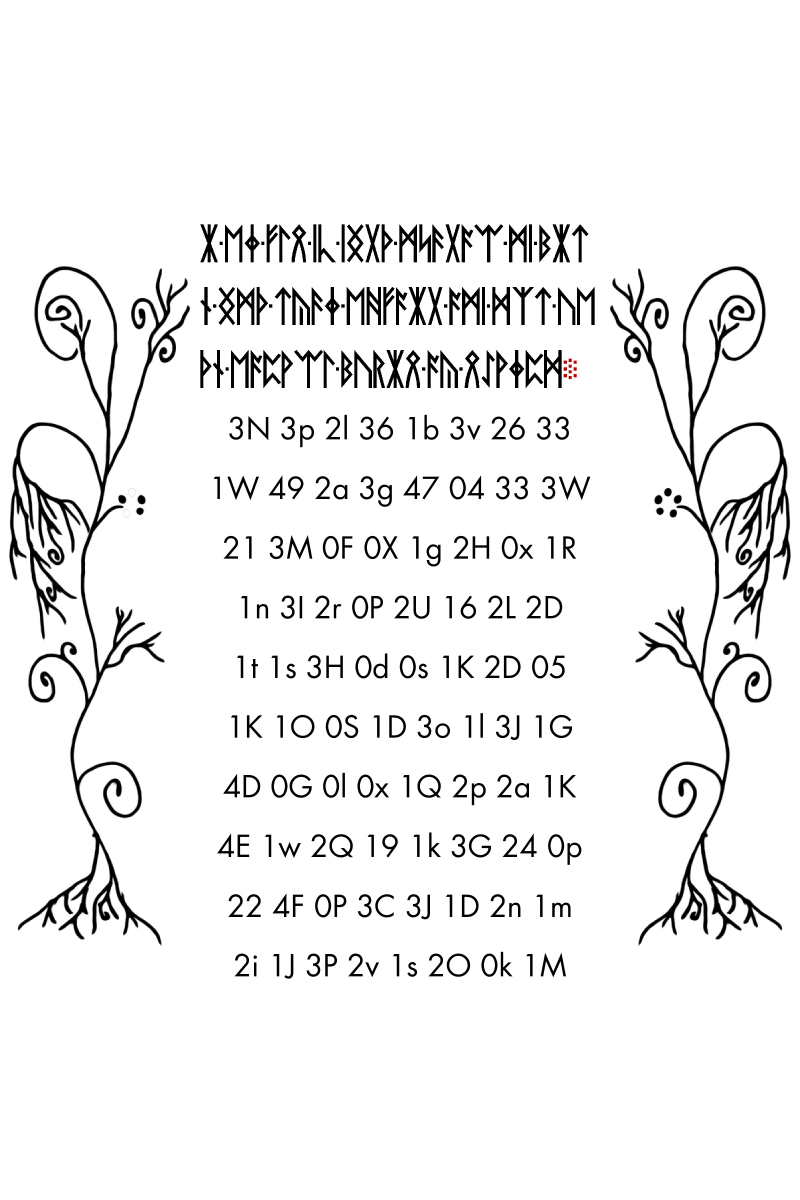
#> input picture 01-first/49.jpg, 2400 x 3600 px, found by its file name (shown at 1/3 size)
$ python lp2_marker_template_source_sft.py
#> lines starting #> are read from the running program, lines starting #| are printed output that depends on the picture
#!/usr/bin/env python3
"""Test whether p32's 5+8 red-dot geometry is generic LP2 punctuation.

Read original 2400x3600 JPEGs. Source-coordinate crops are frozen.
Requires Pillow and NumPy; no OCR, derived masks, or ink annotations.
"""
from __future__ import annotations

import json
from collections import deque
from pathlib import Path

import numpy as np
from PIL import Image

ROOT = Path(__file__).resolve().parents[1]
JPGS = ROOT / "resources" / "liber-primus"
# (x0, x1, y0, y1), in original JPEG pixel coordinates
REGIONS = {
    "p32_red_dot": ("49.jpg", (923, 974, 1625, 1720)),
    "p53_red_dot": ("70.jpg", (818, 865, 2260, 2355)),
    "p56_title_dot": ("73.jpg", (959, 1007, 682, 778)),
    "p56_body_dot": ("73.jpg", (1552, 1603, 2087, 2185)),
}


def components(filename: str, crop: tuple[int, int, int, int]) -> list[tuple[float, float]]:
#> called with filename = '49.jpg', crop = (923, 974, 1625, 1720)
    x0, x1, y0, y1 = crop
    rgb = np.asarray(Image.open(JPGS / filename).convert("RGB").crop((x0, y0, x1, y1)), dtype=np.int16)
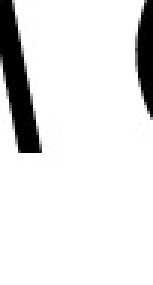
#> rgb: shape (95, 51, 3) int16 (shown 3 times larger); min 0, max 255, mean 227.4
    red = ((rgb[:, :, 0] > 130) & (rgb[:, :, 1] < 100)
           & (rgb[:, :, 2] < 100) & ((rgb[:, :, 0] - rgb[:, :, 1]) > 50))
#> red: shape (95, 51) bool; every value is 0
    yy, xx = np.where(red)
#> yy = empty array; xx = empty array
    remaining = set(zip(xx.tolist(), yy.tolist()))
#> remaining = 0 items
    out = []
    while remaining:
        seed = remaining.pop()
        queue, points = deque([seed]), [seed]
        while queue:
            x, y = queue.popleft()
            for dx in (-1, 0, 1):
                for dy in (-1, 0, 1):
                    candidate = (x + dx, y + dy)
                    if (dx or dy) and candidate in remaining:
                        remaining.remove(candidate)
                        queue.append(candidate)
                        points.append(candidate)
        out.append((sum(x for x, _ in points) / len(points),
                    sum(y for _, y in points) / len(points)))
#> this loop made 0 passes
#> after the loop, out = []
#> (the run stopped early here; a loop or call above may not have finished)

$ run again, with 01-first/50.jpg copied over 01-first/49.jpg
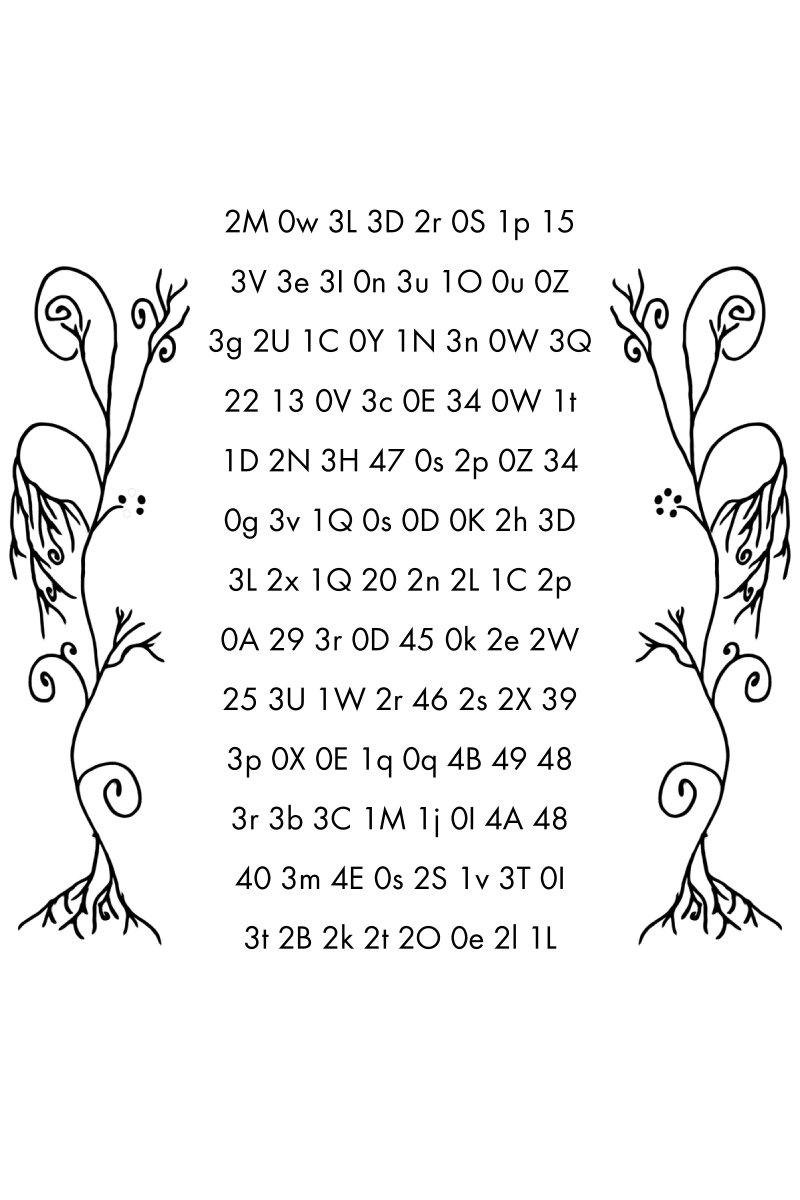
#> input picture 01-first/50.jpg, 2400 x 3600 px, found by its file name (shown at 1/3 size)
#> in components, `rgb = np.asarray(Image.open(JPGS / filename).convert("RGB").crop((x0, ..`:
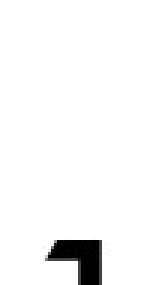
#> rgb: shape (95, 51, 3) int16 (shown 3 times larger); min 0, max 255, mean 245.8
#> red: shape (95, 51) bool; every value is 0
#> yy = empty array
#> remaining = 0 items
#> after the loop in components, `while remaining:`: out = []
